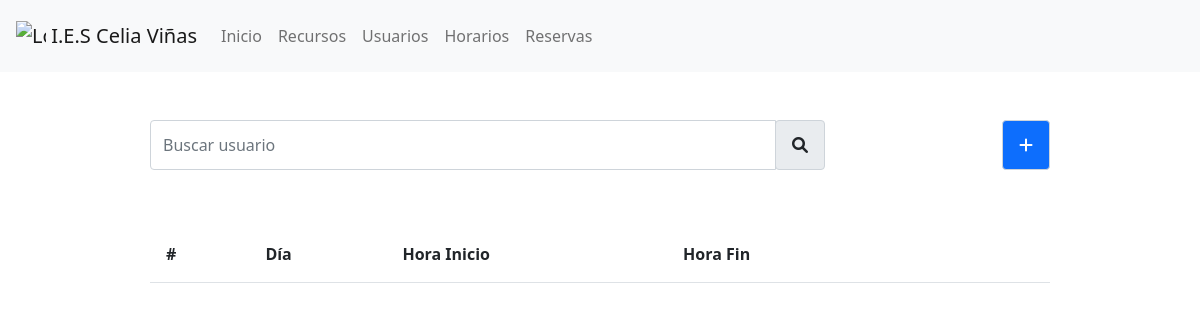
The app's page /horarios, older data.
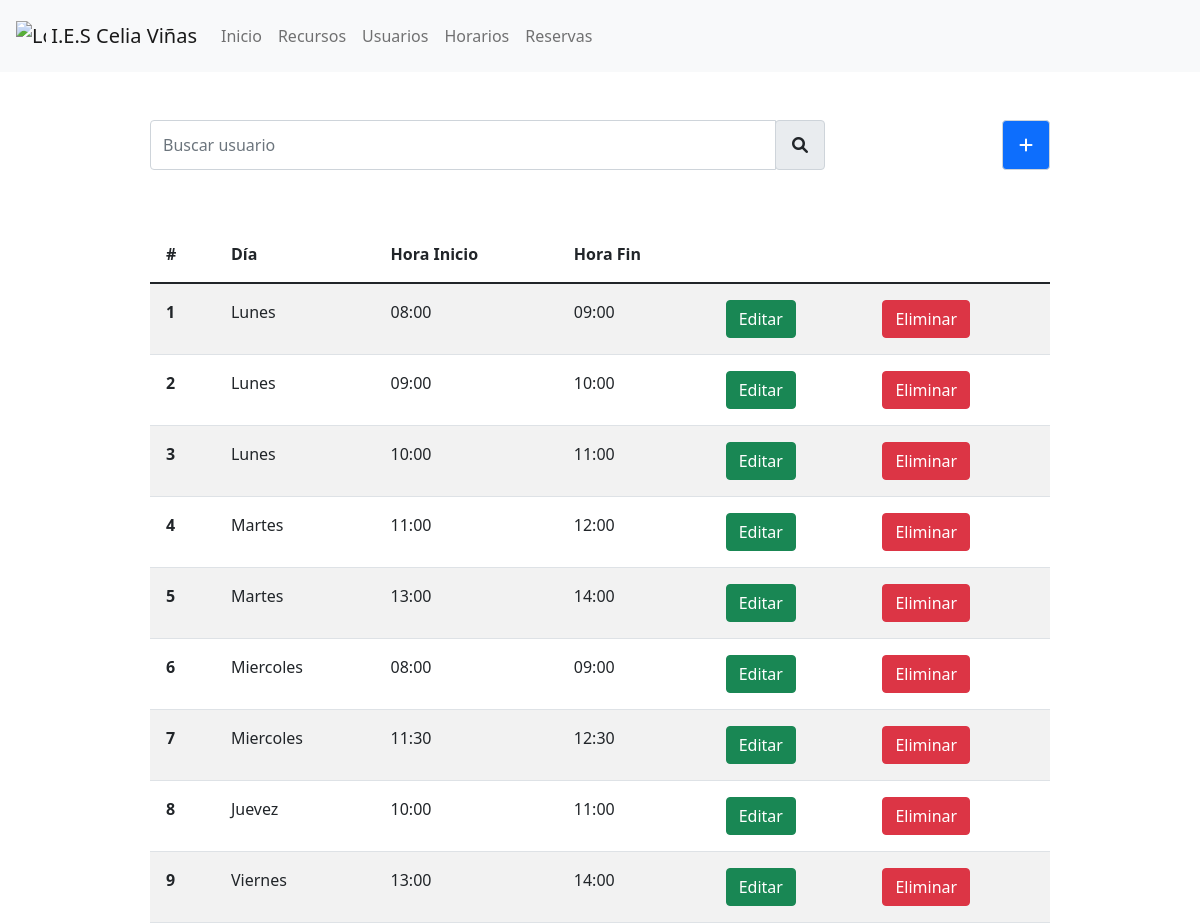
The same page, newer data.
### tables this page shows
CREATE TABLE `tramoshorarios` (
  `id` int(11) NOT NULL,
  `diaSemana` varchar(45) DEFAULT NULL,
  `horaInicio` varchar(45) DEFAULT NULL,
  `horaFin` varchar(45) DEFAULT NULL
);

### controllers/tramosHorariosController.php (called while the page is built, shortened)
<?php
require_once("models/TramosHorariosModel.php");
require_once("views/tramosHorarios.php");
class TramosHorariosController{
    public function __construct()
    {
        $this -> horario = new TramosHorarios();
    }
    public function verVista(){
        $this -> horario -> pintarHorarios();
    }
}

### index.php (called while the page is built, shortened)
<?php
$route = new Route();

### models/TramosHorariosModel.php (called while the page is built, shortened)
<?php
require_once("conexion.php");
class TramosHorariosModel{
    public function __construct()
    {
        $this -> conexion = new MySQLDB();
    }
    public function listarHorarios(){
        $this -> conexion -> conectar();
        $sql = "SELECT * from tramoshorarios";
        $tramosHorarios = $this -> conexion -> ejecutarSQL($sql);
        $this -> conexion -> cerrar();
        return $tramosHorarios;
    }
}

### models/conexion.php (called while the page is built, shortened)
<?php
class MySQLDB
{
    private $host;
    private $usuario;
    private $pass;
    private $db;
    private $connection;
    function __construct()
    {
        $this->host = "localhost";
        $this->usuario = "root";
        $this->pass = "";
        $this->db = "recursosinformaticos";
    }
    function conectar(){
            $this->connection = mysqli_connect(
            $this->host,
            $this->usuario,
            $this->pass,
            $this->db
        );
        $this -> connection -> set_charset("utf8");
    }
    function ejecutarSQL($sql)
    {
        $conectado = mysqli_query($this -> connection, $sql);
        $error = mysqli_error($this -> connection);
        if (empty($error)) {
            return $conectado;
        } else {
            throw new Exception($error);
        }
    }
}

### views/tramosHorarios.php (the view, shortened to what this page needs)
<?php
require_once("header.php");
require_once("models/TramosHorariosModel.php");
class TramosHorarios{
    public function __construct()
    {
        $this -> horariosModel = new TramosHorariosModel();
    }
    public function pintarHorarios(){
        echo "<body>";
        echo "<link rel='stylesheet' href='../assets/estilos/usuarios.css'>";
        echo "<div class='w-75 m-auto mt-5 d-flex justify-content-between'>";
            echo "<div class='w-75'>";
                echo "<div class='col-auto'>";
                    echo "<div class='input-group mb-2'>";
                        echo "<input type='text' class='form-control busquedaUsuario' id='inlineFormInputGroup' placeholder='Buscar usuario'>";
                        echo "<div class='input-group-prepend'>";
                            echo "<div class='input-group-text p-3'><i class='fas fa-search'></i></div>";
                        echo "</div>";
                    echo "</div>";
                echo "</div>";
            echo "</div>";
            echo "<div class='input-group-prepend w-5 botonAgregarUsuario'>";
                echo "<div class='input-group-text p-3 bg-primary text-white'><i class='fas fa-plus'></i></div>";
            echo "</div>";
        echo "</div>";
        echo "<table class='table table-striped w-75 m-auto mt-5'>";
            echo "<thead>";
                echo "<tr>";
                    echo "<th class='p-3' scope='col'>#</th>";
                    echo "<th class='p-3' scope='col'>Día</th>";
                    echo "<th class='p-3' scope='col'>Hora Inicio</th>";
                    echo "<th class='p-3' scope='col'>Hora Fin</th>";
                    echo "<th class='p-3' scope='col'></th>";
                    echo "<th class='p-3' scope='col'></th>";
                echo "</tr>";
            echo "</thead>";
            echo "<tbody class='infoUsuarios'>";
                $vistaHorarios = $this  -> horariosModel -> listarHorarios();
                foreach($vistaHorarios as $horario){
                    $id         = $horario['id'];
                    $dia      = $horario['diaSemana'];
                    $horaInicio = $horario['horaInicio'];
                    $horaFin       = $horario['horaFin'];
                    echo "<tr id='$id'>";
                        echo "<th class='p-3' scope='row' class='p-3'>$id</th>";
                        echo "<td class='p-3 email'>$dia</td>";
                        echo "<td class='p-3 password'>$horaInicio</td>";
                        echo "<td class='p-3 photo'>$horaFin</td>";
                        echo "<td class='p-3'><a class='btn btn-success mostrarEditarUsuario' data-id='$id'>Editar</a></td>";
                        echo "<td class='p-3'><a class='btn btn-danger eliminarUsuario' data-id='$id'>Eliminar</a></td>";
                    echo "</tr>";
                }
            echo "</tbody>";
        echo "</table>";
    echo "</body>";
    echo "</html>";
    }
}
?>

Row changes from the older to the newer data that the page shows:
added tramoshorarios: id "1", diaSemana "Lunes", horaInicio "08:00", horaFin "09:00"
added tramoshorarios: id "2", diaSemana "Lunes", horaInicio "09:00", horaFin "10:00"
added tramoshorarios: id "3", diaSemana "Lunes", horaInicio "10:00", horaFin "11:00"
added tramoshorarios: id "4", diaSemana "Martes", horaInicio "11:00", horaFin "12:00"
added tramoshorarios: id "5", diaSemana "Martes", horaInicio "13:00", horaFin "14:00"
added tramoshorarios: id "6", diaSemana "Miercoles", horaInicio "08:00", horaFin "09:00"
added tramoshorarios: id "7", diaSemana "Miercoles", horaInicio "11:30", horaFin "12:30"
added tramoshorarios: id "8", diaSemana "Juevez", horaInicio "10:00", horaFin "11:00"
added tramoshorarios: id "9", diaSemana "Viernes", horaInicio "13:00", horaFin "14:00"
